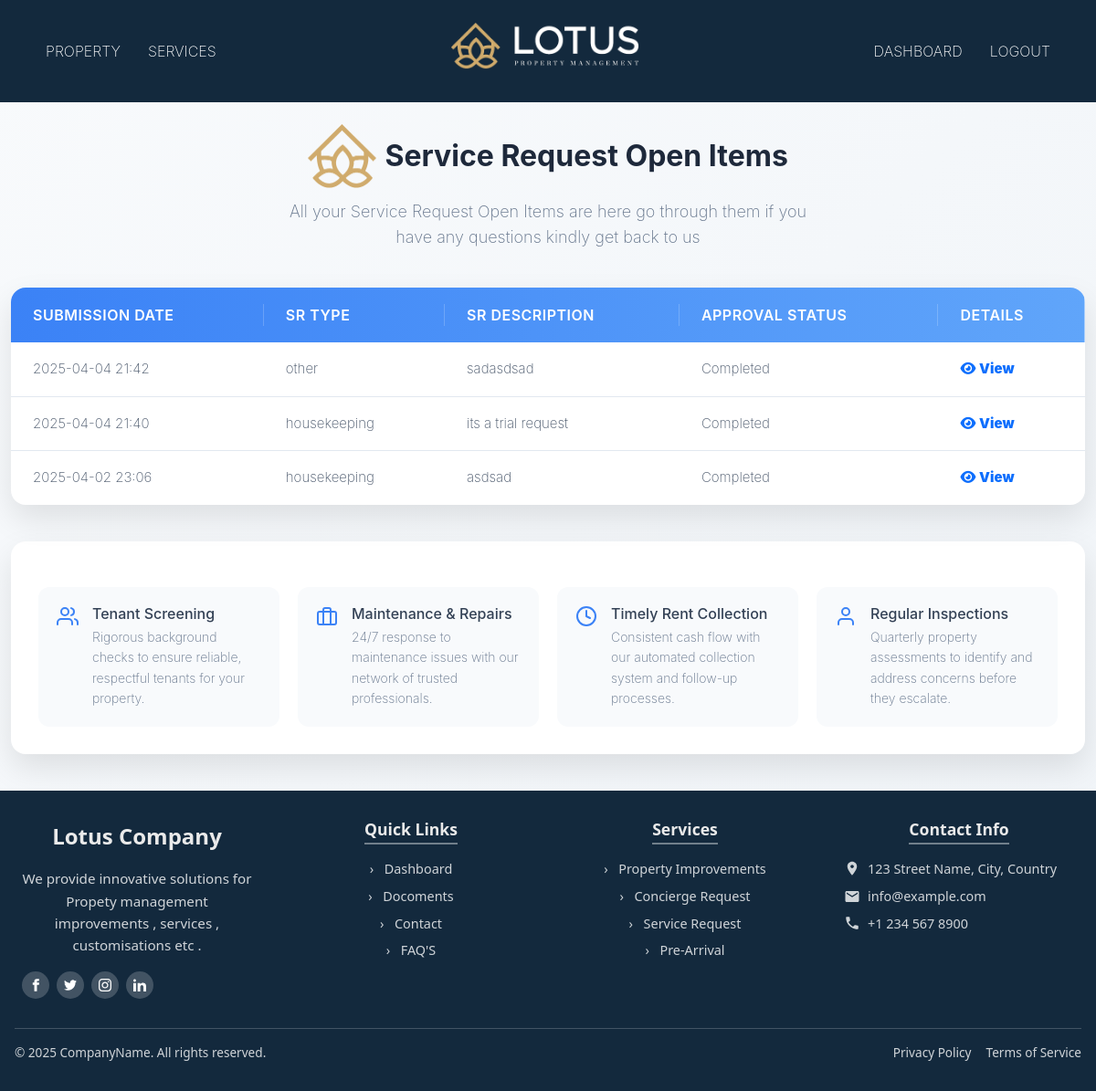
/completed_services (signed in), run on an earlier commit of the app's database.
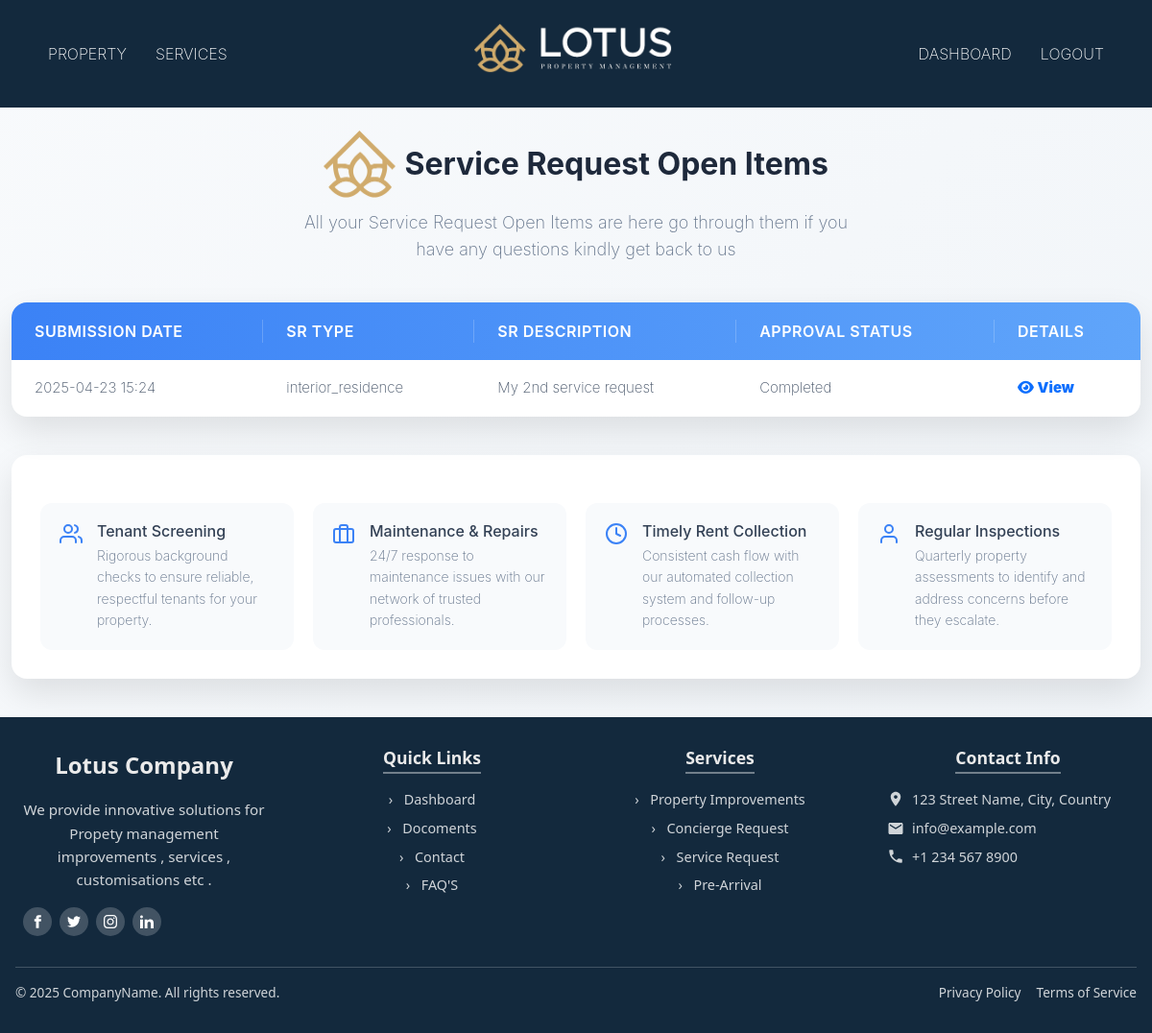
And on a later commit of the database.
### servicedetails/models.py (models this page shows, shortened)
class ServiceRequest(models.Model):
    STATUS_CHOICES = [
        ('pending', 'Pending'),
        ('open', 'Open'),
        ('completed', 'Completed'),
        ('denied', 'Denied'),
    ]
    REQUEST_TYPE_CHOICES = [
        ('interior_residence', 'INTERIOR RESIDENCE'),
        ('exterior_structure', 'EXTERIOR STRUCTURE'),
        ('exterior_grounds', 'EXTERIOR GROUNDS'),
        ('housekeeping', 'HOUSEKEEPING'),
        ('water_features', 'WATER FEATURES'),
        ('storm_preparedness', 'STORM PREPAREDNESS'),
        ('other', 'OTHER'),
    ]
    user = models.ForeignKey(Client, on_delete=models.CASCADE)  # Use Client from mainapp
    request_type = models.CharField(max_length=50, choices=REQUEST_TYPE_CHOICES)  # Updated field
    description = models.TextField()
    status = models.CharField(max_length=10, choices=STATUS_CHOICES, default='pending')
    vendor = models.ForeignKey(Vendor, on_delete=models.SET_NULL, null=True, blank=True)  # Use Vendor from mainapp
    created_at = models.DateTimeField(auto_now_add=True)
    floor_plan_name = models.CharField(max_length=100, blank=True, null=True)

### mainapp/views.py (the view)
# urls.py: path('completed_services', completed_services, name='completed_services'),  # ✅ Added service request URL
def completed_services(request):
    client_id = request.session.get("client_id")
    if not client_id:
        return redirect("mainapp:client_login")  # Redirect if not logged in
    try:
        client = Client.objects.get(id=client_id)  # Fetch the client instance
    except Client.DoesNotExist:
        return redirect("mainapp:client_login")
    service_requests = ServiceRequest.objects.filter(user=client, status='completed').order_by('-created_at')
    return render(request, 'services/allservices/completed_services.html', {'service_requests': service_requests})

### template/services/allservices/completed_services.html (shortened to what this page needs)
{% extends "outbase.html" %}
{% load static %}
{% block content %}
<link rel="stylesheet" href="https://cdnjs.cloudflare.com/ajax/libs/font-awesome/6.5.0/css/all.min.css">
    <div class="container">
        <header>
            <div class="logo">
               <img src="{% static 'img/smalllogo.png' %}" alt="">
               Service Request Open Items
            </div>
            <p class="tagline">All your Service Request Open Items are here go through them if you have any questions kindly get back to us</p>
        </header>
        <div class="table-container">
            <table class="services-table">
                <thead>
                    <tr>
                        <th>Submission Date</th>
                        <th>SR Type</th>
                        <th>SR Description</th>
                        <th>Approval Status</th>
                        <th>Details</th>
                    </tr>
                </thead>
                <tbody>
                    {% for request in service_requests %}
                    <tr class="{% if request.status == 'open' %}active{% endif %}">
                        <td class="submission-date">{{ request.created_at|date:"Y-m-d H:i" }}</td>
                        <td class="sr-type">{{ request.request_type }}</td>
                        <td class="sr-description">{{ request.description }}</td>
                        <td class="sr-status">
                            {% if request.status == 'completed' %}
                                Completed
                            {% elif request.status == 'pending' %}
                                Pending
                            {% elif request.status == 'denied' %}
                                Denied
                            {% else %}
                                Open
                            {% endif %}
                        </td>
                        <td>
                            <a href="#" class="btn-outline-primary" title="View" onclick="openModal(this)">
                                <i class="fa-solid fa-eye"> <b> View </b></i>
                            </a>
                        </td>
                    </tr>
                    {% empty %}
                    <tr>
                        <td colspan="5">No service requests found.</td>
                    </tr>
                    {% endfor %}
                </tbody>
            </table>
        </div>
        <div class="service-details">
            <div class="features-grid">
                <div class="feature-card">
                    <div>
                        <h3>Tenant Screening</h3>
                        <p>Rigorous background checks to ensure reliable, respectful tenants for your property.</p>
                    </div>
                </div>
                <div class="feature-card">
                    <svg xmlns="http://www.w3.org/2000/svg" width="24" height="24" viewBox="0 0 24 24" fill="none" stroke="currentColor" stroke-width="2" stroke-linecap="round" stroke-linejoin="round">
                        <rect x="2" y="7" width="20" height="14" rx="2" ry="2"></rect>
                        <path d="M16 21V5a2 2 0 0 0-2-2h-4a2 2 0 0 0-2 2v16"></path>
                    </svg>
                    <div>
                        <h3>Maintenance & Repairs</h3>
                        <p>24/7 response to maintenance issues with our network of trusted professionals.</p>
                    </div>
                </div>
                <div class="feature-card">
                    <svg xmlns="http://www.w3.org/2000/svg" width="24" height="24" viewBox="0 0 24 24" fill="none" stroke="currentColor" stroke-width="2" stroke-linecap="round" stroke-linejoin="round">
                        <circle cx="12" cy="12" r="10"></circle>
                        <polyline points="12 6 12 12 16 14"></polyline>
                    </svg>
                    <div>
                        <h3>Timely Rent Collection</h3>
                        <p>Consistent cash flow with our automated collection system and follow-up processes.</p>
                    </div>
                </div>
                <div class="feature-card">
                    <svg xmlns="http://www.w3.org/2000/svg" width="24" height="24" viewBox="0 0 24 24" fill="none" stroke="currentColor" stroke-width="2" stroke-linecap="round" stroke-linejoin="round">
                        <path d="M20 21v-2a4 4 0 0 0-4-4H8a4 4 0 0 0-4 4v2"></path>
                        <circle cx="12" cy="7" r="4"></circle>
                    </svg>
                    <div>
                        <h3>Regular Inspections</h3>
                        <p>Quarterly property assessments to identify and address concerns before they escalate.</p>
                    </div>
                </div>
            </div>
        </div>
    </div>
{% endblock content %}

### template/outbase.html (shortened to what this page needs)
<!DOCTYPE html>
{% load static %}
<html lang="en">
<head>
     <link href="https://cdn.jsdelivr.net/npm/bootstrap@5.3.0/dist/css/bootstrap.min.css" rel="stylesheet">
</head>
<body>
    <nav class="navbar">
        <div class="nav-links">
            <a href="{% url 'mainapp:client_properties' %}">Property </a>
            <a href="{% url 'mainapp:service_request' %}">Services</a>
        </div>
        <div class="logo">
            <img onclick="window.location.href='{% url 'mainapp:dashboard' %}'" src="{% static 'logo.png' %}" alt="Lotus Logo">
        </div>
        <div class="nav-links">
            <a href="{% url 'mainapp:dashboard' %}">Dashboard</a>
            <a href="{% url 'mainapp:client_logout' %}">Logout</a>
        </div>
    </nav>
    {% block content %}{% endblock %}
<footer class="standalone-footer">
  <div class="standalone-footer-container">
      <div class="standalone-footer-column">
          <div class="standalone-footer-logo">Lotus Company</div>
          <p class="standalone-footer-about">We provide innovative solutions for Propety management improvements , services , customisations etc .</p>
          <div class="standalone-footer-social">
              <a href="#" aria-label="Facebook">
                  <svg viewBox="0 0 24 24">
                      <path d="M18.77,7.46H14.5v-1.9c0-.9.6-1.1,1-1.1h3V.5L14.17.5C10.24.5,9.5,3.48,9.5,5.37V7.46h-3v4h3v12h5v-12h3.85l.42-4Z"/>
                  </svg>
              </a>
              <a href="#" aria-label="Twitter">
              </a>
              <a href="#" aria-label="Instagram">
              </a>
              <a href="#" aria-label="LinkedIn">
                  <svg viewBox="0 0 24 24">
                      <path d="M4.98 3.5c0 1.381-1.11 2.5-2.48 2.5s-2.48-1.119-2.48-2.5c0-1.38 1.11-2.5 2.48-2.5s2.48 1.12 2.48 2.5zm.02 4.5h-5v16h5v-16zm7.982 0h-4.968v16h4.969v-8.399c0-4.67 6.029-5.052 6.029 0v8.399h4.988v-10.131c0-7.88-8.922-7.593-11.018-3.714v-2.155z"/>
                  </svg>
              </a>
          </div>
      </div>
      <div class="standalone-footer-column">
          <h3 class="standalone-footer-title">Quick Links</h3>
          <ul class="standalone-footer-links">
              <li><a href="{% url 'mainapp:dashboard' %}">Dashboard</a></li>
              <li><a href="{% url 'mainapp:docoments' %}">Docoments</a></li>
              <li><a href="{% url 'contentpage:send_message' %}">Contact</a></li>
              <li><a href="{% url 'contentpage:faq' %}">FAQ'S</a></li>
          </ul>
      </div>
      <div class="standalone-footer-column">
          <h3 class="standalone-footer-title">Services</h3>
          <ul class="standalone-footer-links">
            <li><a href="{% url 'propertydetails:property_improvements' %}">Property Improvements</a></li>
              <li><a href="{% url 'servicesapp:Concierge_request' %}">Concierge Request</a></li>
              <li><a href="{% url 'servicesapp:service_request' %}">Service Request</a></li>
              <li><a href="{% url 'servicesapp:prearrival_form' %}">Pre-Arrival</a></li>
          </ul>
      </div>
      <div class="standalone-footer-column">
          <h3 class="standalone-footer-title">Contact Info</h3>
          <div class="standalone-footer-contact">
              <div class="standalone-footer-contact-item">
                  <svg viewBox="0 0 24 24" width="18" height="18" fill="currentColor">
                      <path d="M12 1c-3.866 0-7 3.134-7 7 0 5.25 7 13 7 13s7-7.75 7-13c0-3.866-3.134-7-7-7zm0 9.5c-1.381 0-2.5-1.119-2.5-2.5s1.119-2.5 2.5-2.5 2.5 1.119 2.5 2.5-1.119 2.5-2.5 2.5z"/>
                  </svg>
                  <span>123 Street Name, City, Country</span>
              </div>
              <div class="standalone-footer-contact-item">
                  <svg viewBox="0 0 24 24" width="18" height="18" fill="currentColor">
                      <path d="M20 4H4c-1.1 0-1.99.9-1.99 2L2 18c0 1.1.9 2 2 2h16c1.1 0 2-.9 2-2V6c0-1.1-.9-2-2-2zm0 4l-8 5-8-5V6l8 5 8-5v2z"/>
                  </svg>
                  <span>info@example.com</span>
              </div>
              <div class="standalone-footer-contact-item">
                  <span>+1 234 567 8900</span>
              </div>
          </div>
      </div>
  </div>
  <div class="standalone-footer-container">
      <div class="standalone-footer-bottom">
          <div class="standalone-footer-copyright">
              © 2025 CompanyName. All rights reserved.
          </div>
          <div class="standalone-footer-policy">
              <a href="#">Privacy Policy</a>
              <a href="#">Terms of Service</a>
          </div>
      </div>
  </div>
</footer>
</body>
</html>

### template/services/allservices/completed_services.html (style rules this page uses)
* { box-sizing: border-box; font-family: 'Inter', 'Segoe UI', Tahoma, Geneva, Verdana, sans-serif; }
body { background: linear-gradient(135deg, #f8fafc 0%, #f0f4f8 100%); color: #334155; min-height: 100vh; }
.container { max-width: 1200px; margin: 0 auto; }
header { margin-top: 2%; text-align: center; margin-bottom: 40px; padding: 0 20px; }
.logo { font-size: 32px; font-weight: 700; color: #1e293b; margin-bottom: 12px; display: flex; align-items: center; justify-content: center; transition: all 0.3s ease; }
.tagline { font-size: 18px; color: #64748b; max-width: 600px; margin: 0 auto; line-height: 1.6; }
.table-container { background: white; border-radius: 16px; box-shadow: 0 15px 35px rgba(0, 0, 0, 0.1); overflow: hidden; margin-bottom: 40px; position: relative; transition: all 0.3s ease; overflow-x: auto; }
.services-table { width: 100%; border-collapse: collapse; text-align: left; min-width: 650px; }
.services-table thead { background: linear-gradient(90deg, #3b82f6, #60a5fa); color: white; }
.services-table th { padding: 18px 24px; font-weight: 600; font-size: 16px; position: relative; text-transform: uppercase; letter-spacing: 0.5px; }
.services-table th:not(:last-child)::after { content: ''; position: absolute; right: 0; top: 18px; bottom: 18px; width: 1px; background: rgba(255, 255, 255, 0.2); }
.services-table tbody tr { border-bottom: 1px solid #e2e8f0; cursor: pointer; transition: all 0.2s ease; }
.services-table tbody tr:last-child { border-bottom: none; }
.services-table td { padding: 18px 24px; font-size: 15px; color: #475569; }
.service-details { background: white; border-radius: 16px; box-shadow: 0 15px 35px rgba(0, 0, 0, 0.1); padding: 30px; margin-bottom: 40px; transition: all 0.3s ease; display: flex; flex-direction: column; gap: 20px; }
.service-details p { color: #64748b; line-height: 1.6; margin-bottom: 20px; }
.features-grid { display: grid; grid-template-columns: repeat(auto-fill, minmax(250px, 1fr)); gap: 20px; margin-top: 20px; }
.feature-card { background: #f8fafc; border-radius: 12px; padding: 20px; display: flex; align-items: flex-start; gap: 15px; transition: all 0.2s ease; }
.feature-card svg { color: #3b82f6; flex-shrink: 0; }
.feature-card h3 { font-size: 16px; color: #334155; margin-bottom: 5px; }
.feature-card p { font-size: 14px; color: #64748b; margin: 0; }
footer { text-align: center; color: #64748b; margin-top: 30px; padding: 20px 0; font-size: 14px; }

What changed in the data, as far as the page shows it:
removed ServiceRequest: created_at "2025-04-04 21:42", request_type "other", description "sadasdsad", status "Completed"
removed ServiceRequest: created_at "2025-04-04 21:40", request_type "housekeeping", description "its a trial request", status "Completed"
removed ServiceRequest: created_at "2025-04-02 23:06", request_type "housekeeping", description "asdsad", status "Completed"
added ServiceRequest: created_at "2025-04-23 15:24", request_type "interior_residence", description "My 2nd service request", status "Completed"
